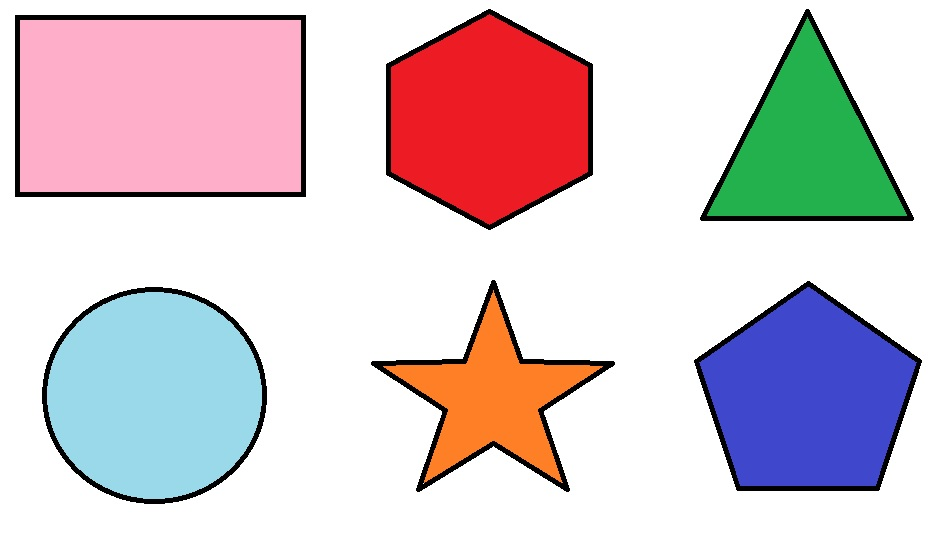
#> input picture shapes.jpg, 949 x 536 px, found by its file name
$ python findShape.py
#> lines starting #> are read from the running program, lines starting #| are printed output that depends on the picture; after the words box and inside, x2 and y2 are one past the last pixel; in counts of white or black regions, pixels touching at a corner belong together
import cv2
import numpy as np
print("package imported")

def getContours(img):
    contours, hierarchy = cv2.findContours(img, cv2.RETR_EXTERNAL,cv2.CHAIN_APPROX_NONE)
    for cnt in contours:
        area = cv2.contourArea(cnt)
        print(area)
        if area > 500:
            cv2.drawContours(imgContour,cnt,-1,(143,0,255),3)
            peri= cv2.arcLength(cnt, True)
            #print(peri)
            approx = cv2.approxPolyDP(cnt,0.02*peri,True)
            #print(approx)
            print(len(approx))
            objCor = len(approx)
            x,y,w,h = cv2.boundingRect(approx)
            if objCor ==3: objectType = "Triangle"
            elif objCor ==4:
                aspRatio = w/float(h)
                if aspRatio > 0.95 and aspRatio < 1.05 : objectType ="Square"
                else: objectType ="Rectangle"
            elif objCor == 5: objectType = "Pentagon"
            elif objCor == 6: objectType = "Hexagon"
            elif objCor == 10: objectType = "Star"
            elif objCor == 8: objectType = "Circle"
            else: objectType ="None"
            #cv2.rectangle(imgContour,(x,y),(x+w,y+h),(0,255,0),2)
            cv2.putText(imgContour,objectType,(x+(w//2)-25,y+(h//2+10)),cv2.FONT_HERSHEY_COMPLEX,0.5,(0,0,0),2)

img = cv2.imread("Resources/shapes.jpg")
#> img is the input picture: shape (536, 949, 3); mean B, G, R 207.8, 202.1, 215.7
#imgResize = cv2.resize(img,(400,250))
#img = imgResize
imgContour = img.copy()

imgGray = cv2.cvtColor(img,cv2.COLOR_BGR2GRAY)
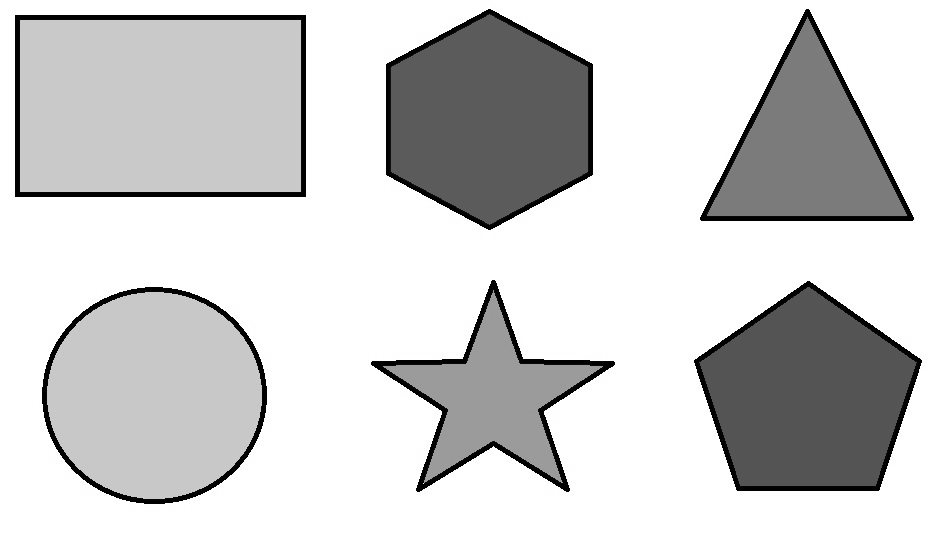
#> imgGray: shape (536, 949); min 0, max 255, mean 206.8
imgBlur = cv2.GaussianBlur(imgGray,(7,7),1)
imgCanny = cv2.Canny(imgBlur,50,50)
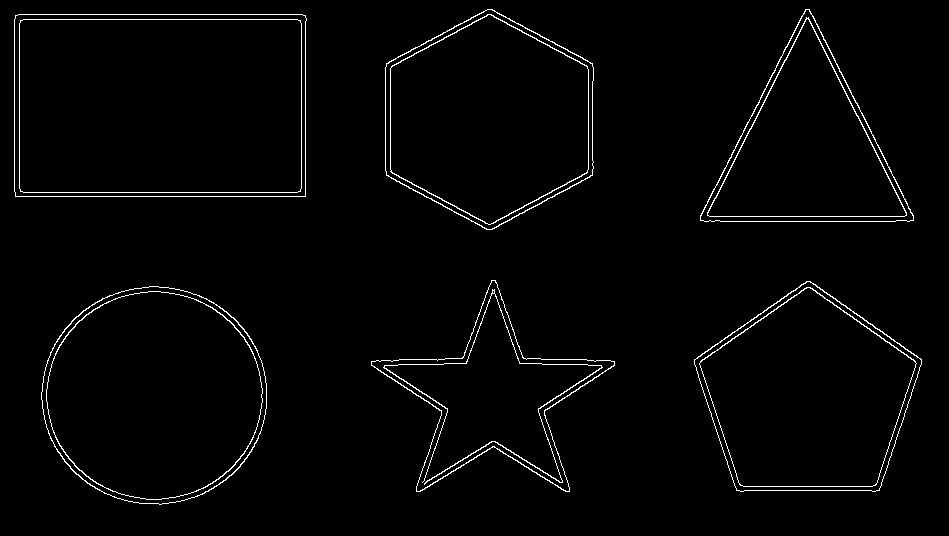
#> imgCanny: shape (536, 949); 2% white in thin lines or dots, all inside (x1, y1, x2, y2) = (14, 9, 922, 505)

getContours(imgCanny)
#> in getContours, `contours, hierarchy = cv2.findContours(img, cv2.RETR_EXTERNAL,cv2.CHAI..`: contours = 6 contours; box (x1, y1, x2, y2) and area: (14, 14, 307, 197) 52951, (41, 286, 267, 505) 38400, (385, 9, 594, 230) 34580, (694, 281, 922, 492) 33421, (700, 9, 914, 222) 23560, (371, 280, 615, 492) 18970
#> the loop in getContours, `for cnt in contours:` made 6 passes
#> (area, peri, approx, objCor, x, y, w, h) on pass 4: (52951, 944.5, [[15, 15], [15, 196], [305, 196], [305, 15]], 4, 15, 15, 291, 182)
#> (area, peri, approx, objCor, x, y, w, h) on pass 5: (23559.5, 728.9, [[805, 9], [700, 220], [913, 220]], 3, 700, 9, 214, 212)
#| 38400.0
#| 8
#| 33421.0
#| 5
#| 18969.5
#| 10
#| 52951.0
#| 4
#| 23559.5
#| 3
#> (further printed lines are left out)
#> after the loop in getContours, `for cnt in contours:`:
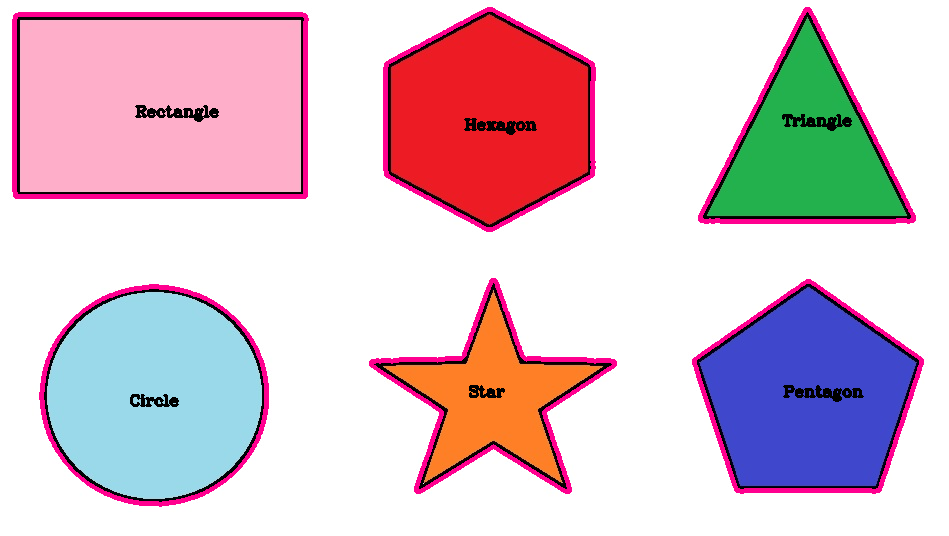
#> imgContour: shape (536, 949, 3); 4.82% of pixels changed, all inside (x1, y1, x2, y2) = (12, 7, 924, 507)

imgBlank = np.zeros_like(img)

#imgStack = stackImages(([img,imgGray,imgBlur],[imgCanny,imgContour,imgBlank]), 0.6)

cv2.imshow("Contour Image",imgContour)

#cv2.imshow("original",img)
#cv2.imshow("Gray Img",imgGray)
#cv2.imshow("Blur img",imgBlur)

cv2.waitKey(0)
